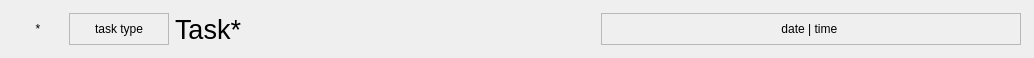
<?xml version="1.0" encoding="UTF-8"?>
<ui version="4.0">
 <class>SingleTaskViewer</class>
 <widget class="QWidget" name="SingleTaskViewer">
  <property name="geometry">
   <rect>
    <x>0</x>
    <y>0</y>
    <width>1034</width>
    <height>58</height>
   </rect>
  </property>
  <property name="sizePolicy">
   <sizepolicy hsizetype="Preferred" vsizetype="Maximum">
    <horstretch>0</horstretch>
    <verstretch>0</verstretch>
   </sizepolicy>
  </property>
  <property name="maximumSize">
   <size>
    <width>16777215</width>
    <height>200</height>
   </size>
  </property>
  <property name="windowTitle">
   <string>Form</string>
  </property>
  <property name="windowOpacity">
   <double>-2.000000000000000</double>
  </property>
  <layout class="QHBoxLayout" name="horizontalLayout">
   <item>
    <widget class="QFrame" name="frame">
     <property name="frameShape">
      <enum>QFrame::NoFrame</enum>
     </property>
     <property name="frameShadow">
      <enum>QFrame::Raised</enum>
     </property>
     <layout class="QHBoxLayout" name="horizontalLayout_2">
      <property name="leftMargin">
       <number>2</number>
      </property>
      <property name="topMargin">
       <number>2</number>
      </property>
      <property name="rightMargin">
       <number>2</number>
      </property>
      <property name="bottomMargin">
       <number>2</number>
      </property>
      <item>
       <widget class="QLabel" name="isDoneIndicatorLabel">
        <property name="maximumSize">
         <size>
          <width>50</width>
          <height>16777215</height>
         </size>
        </property>
        <property name="text">
         <string>*</string>
        </property>
        <property name="alignment">
         <set>Qt::AlignCenter</set>
        </property>
       </widget>
      </item>
      <item>
       <widget class="QLabel" name="taskTypeLabel">
        <property name="maximumSize">
         <size>
          <width>100</width>
          <height>16777215</height>
         </size>
        </property>
        <property name="frameShape">
         <enum>QFrame::StyledPanel</enum>
        </property>
        <property name="text">
         <string>task type</string>
        </property>
        <property name="alignment">
         <set>Qt::AlignCenter</set>
        </property>
       </widget>
      </item>
      <item>
       <widget class="QLabel" name="taskNameLabel">
        <property name="font">
         <font>
          <pointsize>20</pointsize>
         </font>
        </property>
        <property name="text">
         <string>Task*</string>
        </property>
       </widget>
      </item>
      <item>
       <widget class="QLabel" name="taskTimeLabel">
        <property name="frameShape">
         <enum>QFrame::StyledPanel</enum>
        </property>
        <property name="text">
         <string>date | time </string>
        </property>
        <property name="alignment">
         <set>Qt::AlignCenter</set>
        </property>
       </widget>
      </item>
     </layout>
    </widget>
   </item>
  </layout>
 </widget>
 <resources/>
 <connections/>
</ui>
